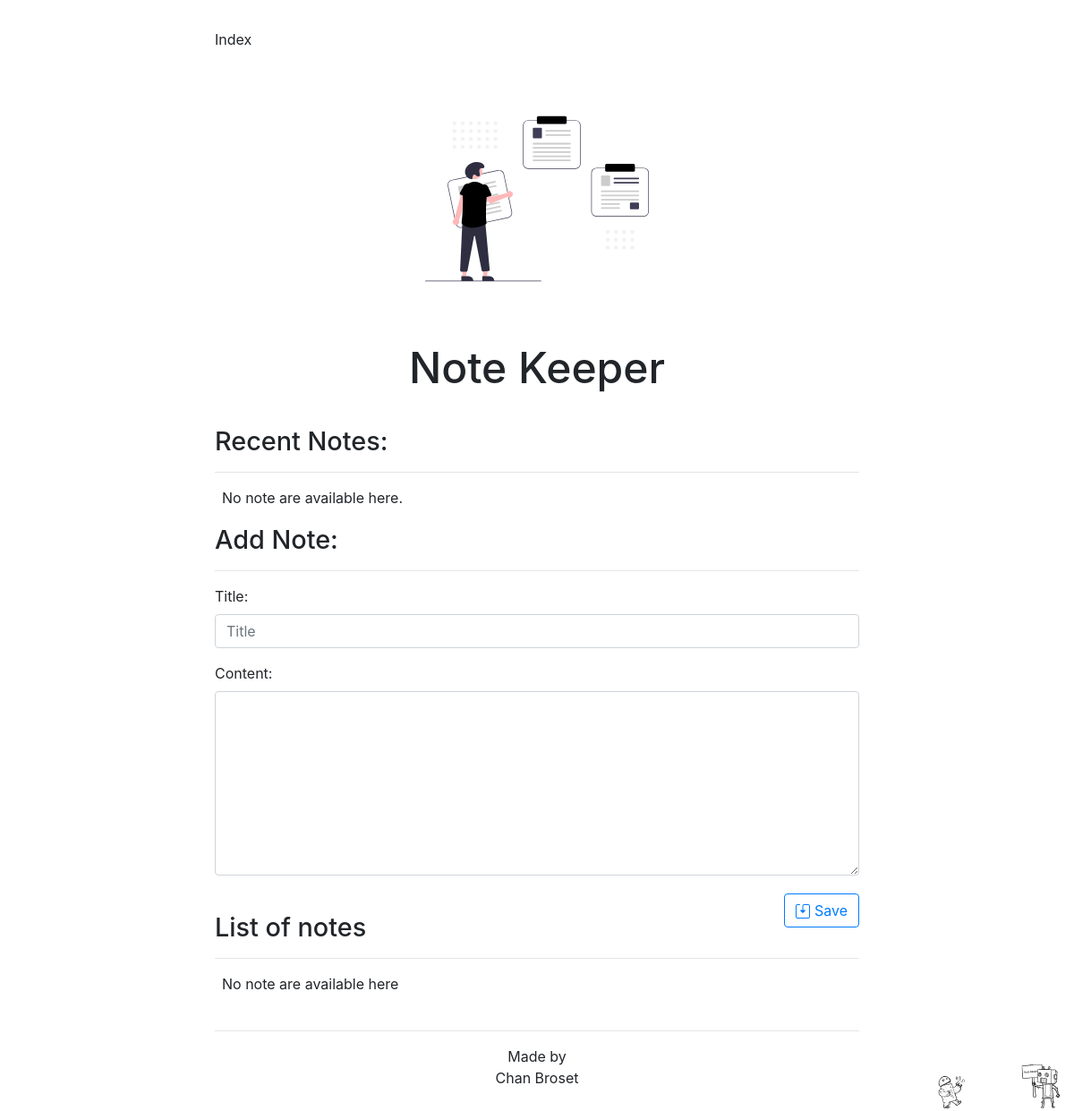
The app's page /note_keeper/ (signed in), older data.
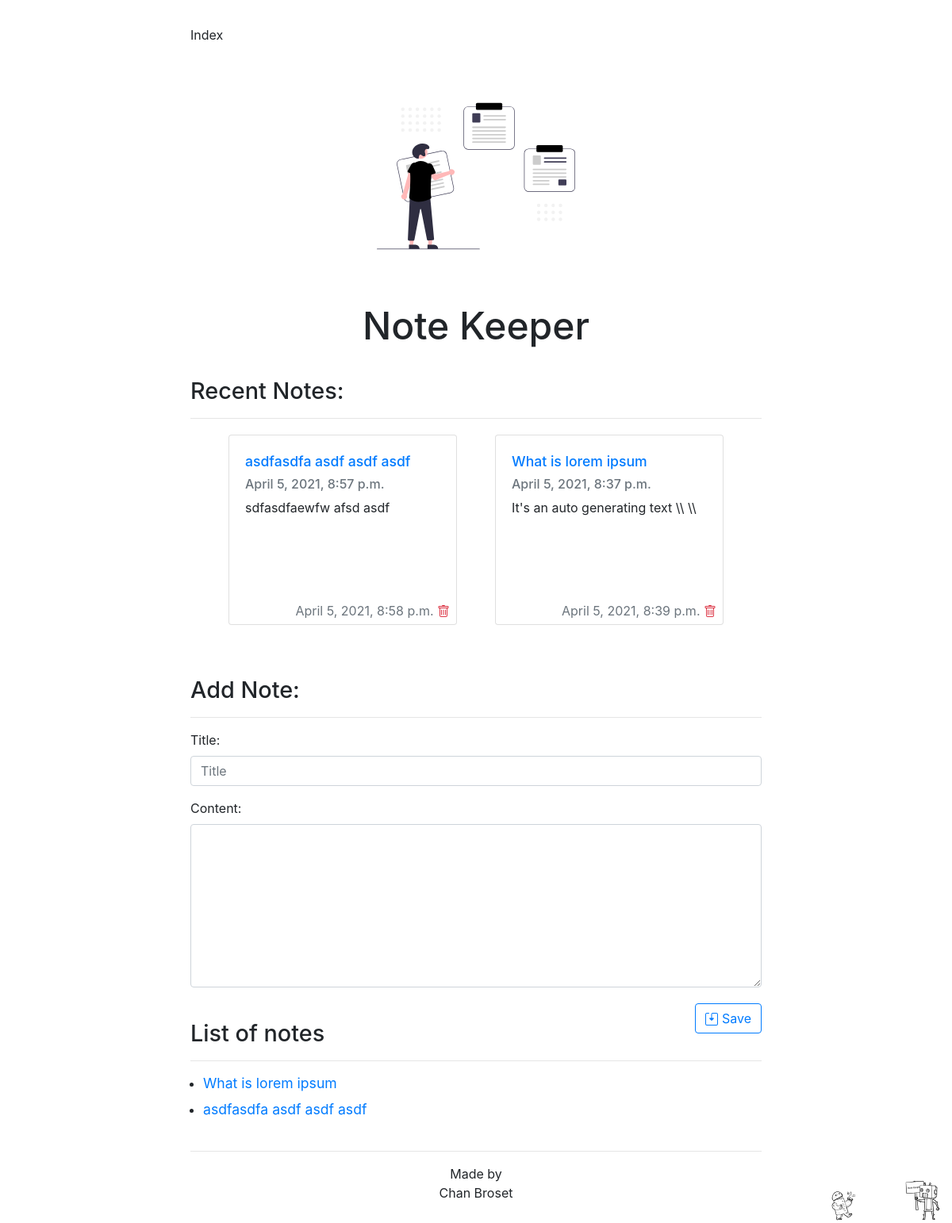
The same page, newer data.
### note_keeper/models.py (models this page shows, shortened)
class Note(models.Model):
    title = models.CharField(max_length=200, primary_key=True)
    user = models.ForeignKey(User, on_delete=models.CASCADE)
    content = models.TextField()
    modify_date = models.DateTimeField('date published', auto_now_add=True)
    doc = models.DateTimeField('date published', auto_now_add=True)

### note_keeper/views.py (the view)
# urls.py: path('', views.IndexView.as_view(), name='index'),
class IndexView(LoginRequiredMixin, generic.ListView):
    login_url = '/accounts/login/'
    template_name = 'note_keeper/index.html'
    context_object_name = 'latest_note_list'
    def get_queryset(self):
        return Note.objects.filter(user=self.request.user).filter(modify_date__lte=timezone.now()).order_by('-modify_date')[:3]
    def get_context_data(self, **kwargs):
        context = super(IndexView, self).get_context_data(**kwargs)
        context['all_note'] = Note.objects.filter(user=self.request.user).all()
        return context

### note_keeper/backup/templates/note_keeper/index.html (shortened to what this page needs)
{% extends "note_keeper/base.html" %}
{% block mainbody %}
	<h2 class="margin-top">Recent Notes: </h2>
	<hr />
	 {% if latest_note_list %}
		<div class="flex-container" style="justify-content: center">
		{% for note in latest_note_list %}
			<div class="flex-item mx-4 m-1" style="height: 250px">
				<div class="card" style="width: 18rem; height: 15rem">
					<div class="card-body">
						<h5 class="card-title"><a href="{% url 'note_keeper:note' note.title %}">{{ note.title }}</a></h5>
						<h6 class="card-subtitle mb-2 text-muted"> {{ note.doc }} </h6>
						<p class="card-text">{{ note.content | truncatewords:10 }} </p>
					</div>
					<div class="my-1 mx-2 justify-content-end">
					<div class="text-right">
					<span class="text-muted">
						{% if note.modify_date > note.doc %} {{ note.modify_date }} {% else %} No changes {% endif %}
					</span>
						<a href="{% url 'note_keeper:delete_note' note.title %}" class="text-danger card-link text-right">
						</a>
					</div>
					</div>
				</div>
			</div>
		{% endfor %}
		</div>
	{% else %}
	<ul>
		<p> No note are available here. </p>
	</ul>
	{% endif %}
 <h2> Add Note: </h2>
<hr />
<form action="{% url 'note_keeper:create_note' %}" method="post">
 <div class="form-group">
    <label for="title">Title:</label>
    <input required="required" type="text" class="form-control" id="title" name="title" placeholder="Title">
  </div>
  <div class="form-group">
    <label for="content">Content: </label>
    <textarea required="required" class="form-control" id="content" name="content" rows="8"></textarea>
  </div>
  <button class="my-1 btn btn-outline-primary float-right" type="submit">
Save
</button>
</form>
	<h2 class="margin-top"> List of notes </h2>
	<hr />
	<ul>
		{% for note in all_note %}
		<li><a href="{% url 'note_keeper:note' note.title %}"> {{ note.title }} </a></li>
		{% empty %}
		 No note are available here
		{% endfor %}
	</ul>
{% endblock %}

Row changes from the older to the newer data that the page shows:
added Note: title "asdfasdfa asdf asdf asdf", doc "April 5, 2021, 8:57 p.m.", content "sdfasdfaewfw afsd asdf", modify_date "April 5, 2021, 8:58 p.m."
added Note: title "What is lorem ipsum", doc "April 5, 2021, 8:37 p.m.", content "It's an auto generating text \\\\ \\\\", modify_date "April 5, 2021, 8:39 p.m."
Text that changed along with them:
text no longer shown: "No note are available here. No note are available here"
